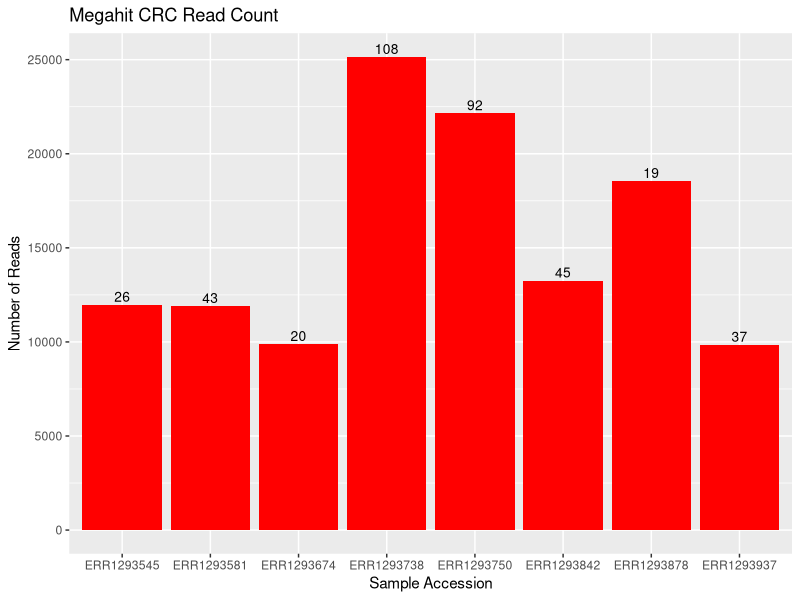
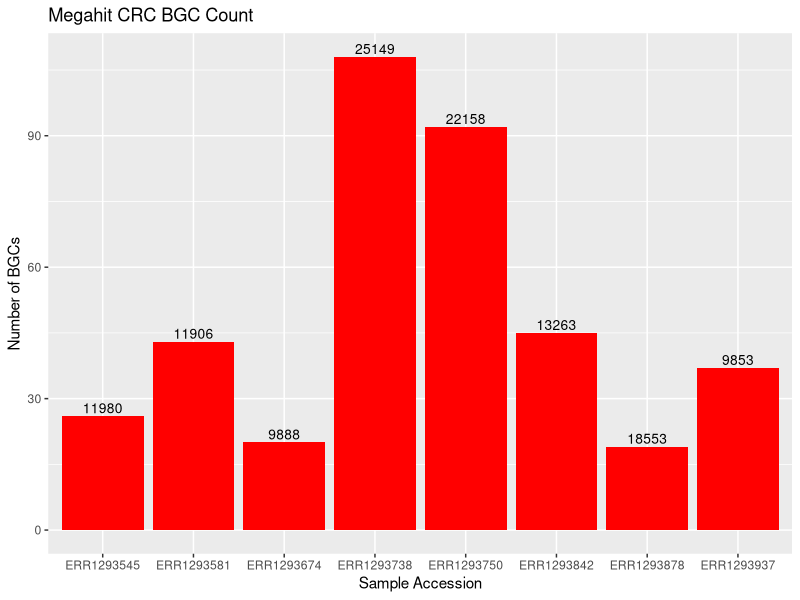
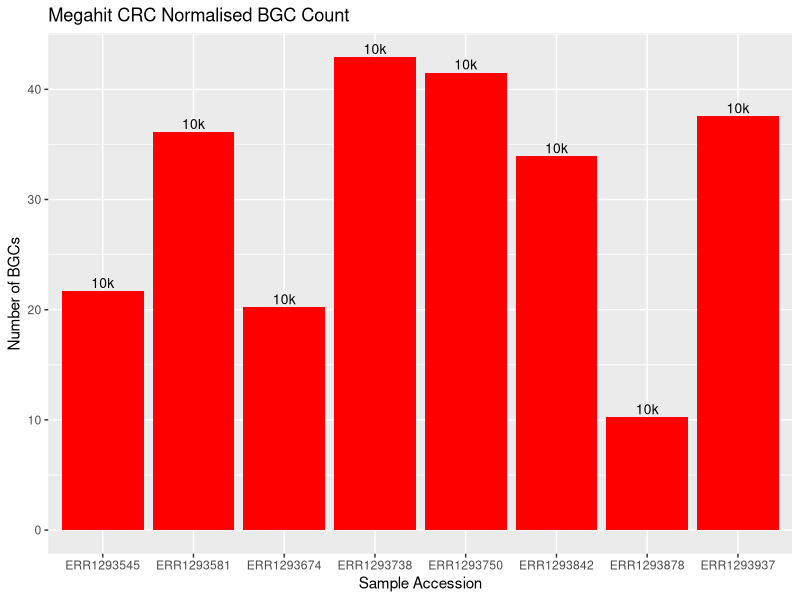
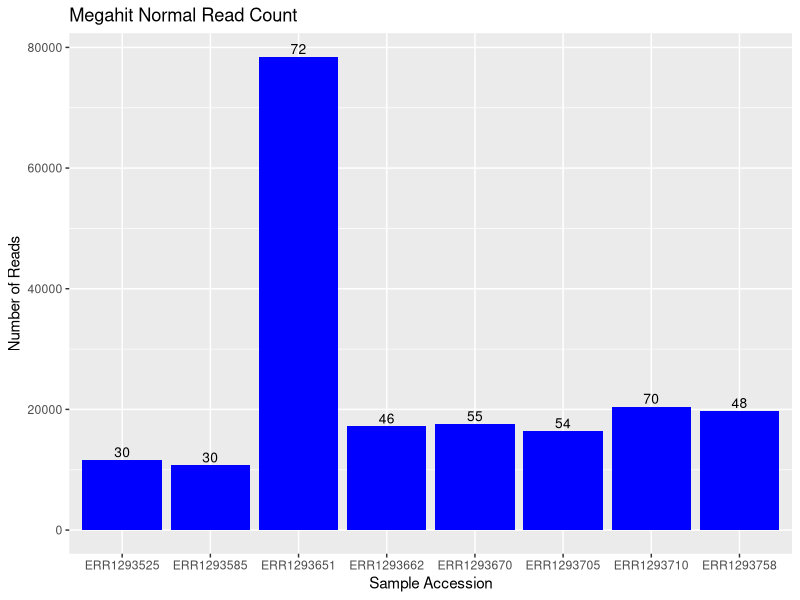
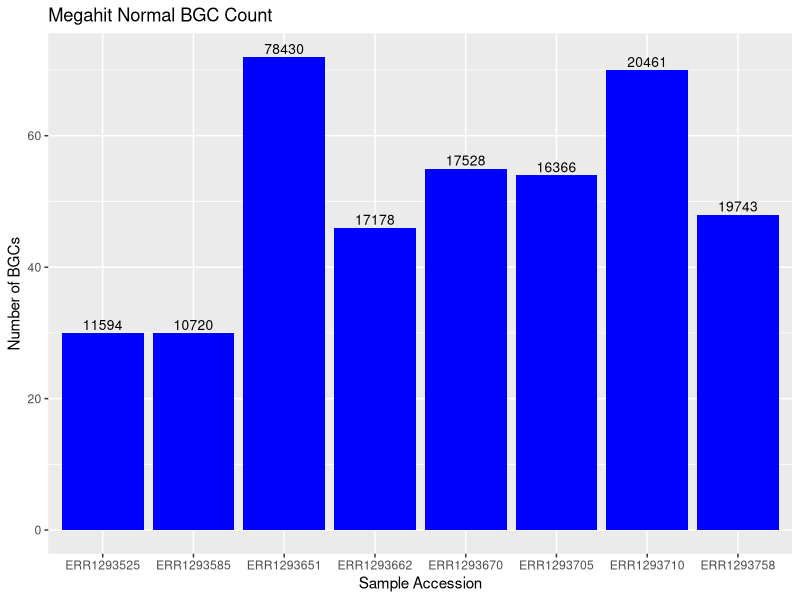
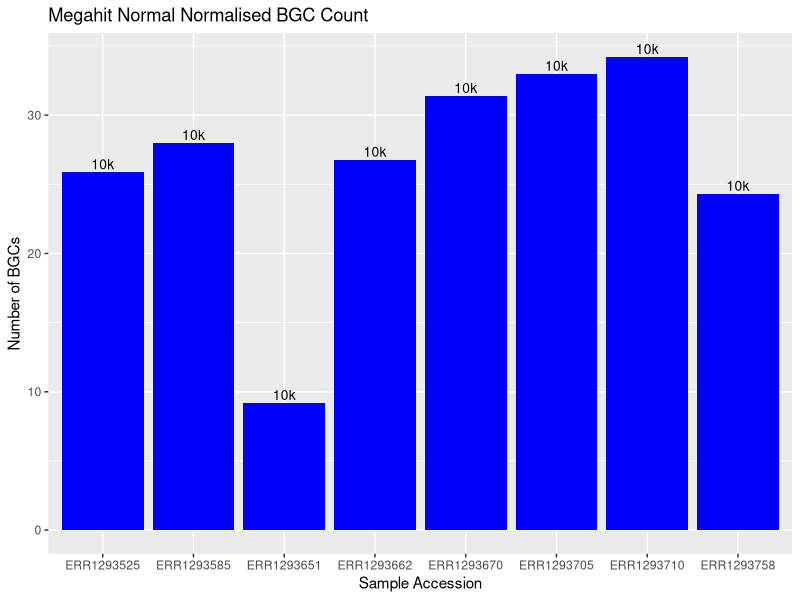
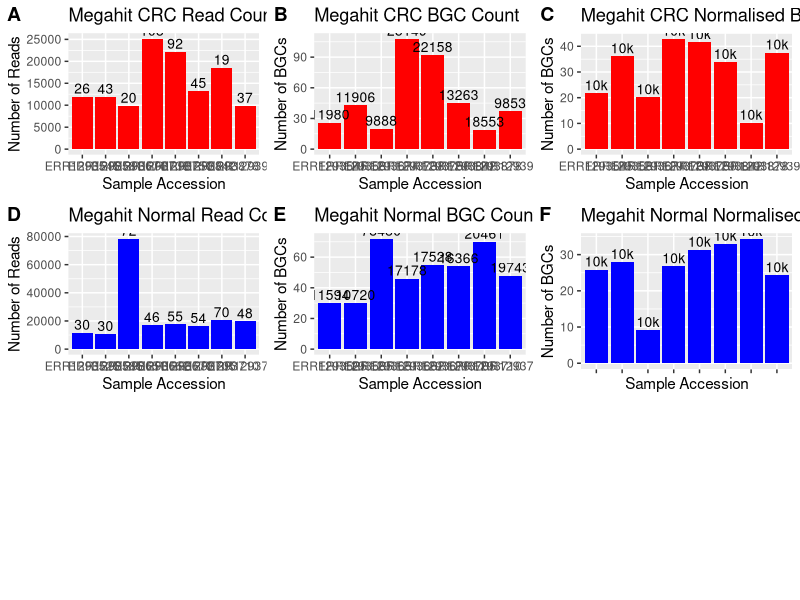
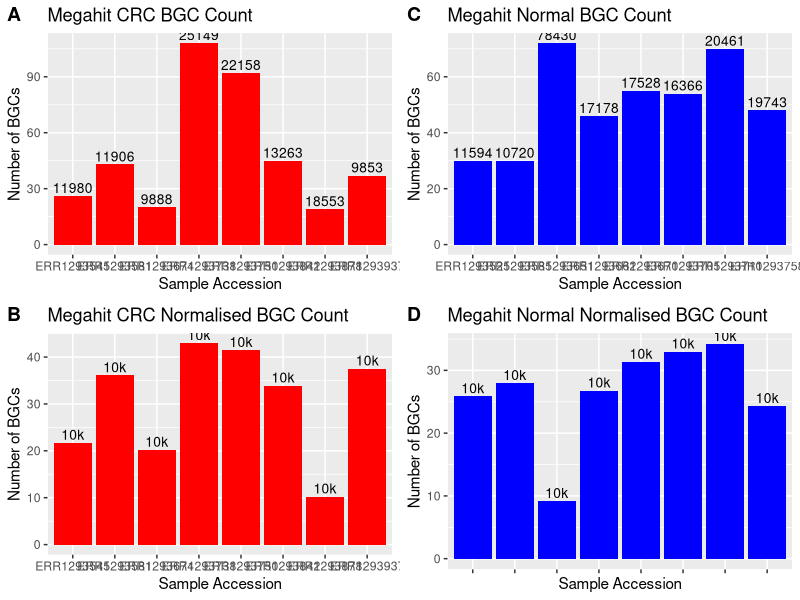

Recreate these plots in R, in order. (Note: this script raises an error after producing the figures.)
## ---- chunk 1
knitr::opts_chunk$set(echo = TRUE)
## ---- chunk 2
#1. Read in csv

library(readr)
#MAYBE CHAGE INPUT FOR MODIFIED ONE (ERXs VS ERR)
mega8_count_data <- read.csv("mega8_count_data.csv")
mega8_count_data
#View(mega8_count_data)

#1.2?change file format for graph?...


#Simple t-test chck differences
#1.3 Reads diff
x = mega8_count_data$CRC_Reads
y = mega8_count_data$NORM_Reads
t.test(x,y)

#1.4 BGCs diff non-normalised
x = mega8_count_data$CRC_BGCs
y = mega8_count_data$NORM_BGCs
t.test(x,y)

#1.5 BGCs diff normalised
x = mega8_count_data$CRC_normalised_BGCs
y = mega8_count_data$NORM_normalised_BGCs
t.test(x,y)
## ---- chunk 3
library(ggplot2)
attach(mega8_count_data)
#Barcharts Non-Normalised
#2.1. CRC
#Plot Barchart Reads of Samples (maybe include BGC Reads no. on them)
crc_reads_non_normal <-ggplot(mega8_count_data, aes(x=CRC_Sample, y=CRC_Reads)) +
  geom_bar(stat="identity",fill='red') +
  geom_text(aes(label=CRC_BGCs), vjust=-0.3, size=3.5)+
  ggtitle("Megahit CRC Read Count") +
  xlab("Sample Accession") +
  ylab("Number of Reads")
crc_reads_non_normal
#ggsave("crc_reads_non_normal.png", device = "png")
#Plot Barchart BGCs of Samples
crc_bgc_non_normal <-ggplot(mega8_count_data, aes(x=CRC_Sample, y=CRC_BGCs)) +
  geom_bar(stat="identity",fill='red') +
  geom_text(aes(label=CRC_Reads), vjust=-0.3, size=3.5)+
  ggtitle("Megahit CRC BGC Count") +
  xlab("Sample Accession") +
  ylab("Number of BGCs")
crc_bgc_non_normal
ggsave("crc_bgc_non_normal.png", device = "png")
#Plot Barchart BGCs of Samples !Normalised Values!
crc_bgc_normal <-ggplot(mega8_count_data, aes(x=CRC_Sample, y=CRC_normalised_BGCs)) +
  geom_bar(stat="identity",fill='red') +
  geom_text(aes(label='10k'), vjust=-0.3, size=3.5)+
  ggtitle("Megahit CRC Normalised BGC Count") +
  xlab("Sample Accession") +
  ylab("Number of BGCs")
crc_bgc_normal
ggsave("crc_bgc_normal.png", device = "png")

#2.2. Normal
#Plot Barchart Reads of Samples (maybe include BGC Reads no. on them)
normal_reads_non_normal <-ggplot(mega8_count_data, aes(x=NORM_Sample, y=NORM_Reads,fill='blue')) +
  geom_bar(stat="identity",fill='blue') +
  geom_text(aes(label=NORM_BGCs), vjust=-0.3, size=3.5)+
  ggtitle("Megahit Normal Read Count") +
  xlab("Sample Accession") +
  ylab("Number of Reads")
normal_reads_non_normal
#ggsave("normal_reads_non_normal.png", device = "png")
#Plot Barchart BGCs of Samples
normal_bgcs_non_normal <-ggplot(mega8_count_data, aes(x=NORM_Sample, y=NORM_BGCs,fill='blue')) +
  geom_bar(stat="identity",fill='blue')+
  geom_text(aes(label=NORM_Reads), vjust=-0.3, size=3.5)+
  ggtitle("Megahit Normal BGC Count") +
  xlab("Sample Accession") +
  ylab("Number of BGCs")
normal_bgcs_non_normal
ggsave("normal_bgcs_non_normal.png", device = "png")
#Plot Barchart BGCs of Samples !Normalised Values!
normal_bgcs_normal <-ggplot(mega8_count_data, aes(x=NORM_Sample, y=NORM_normalised_BGCs)) +
  geom_bar(stat="identity",fill='blue') +
  geom_text(aes(label='10k'), vjust=-0.3, size=3.5)+
  ggtitle("Megahit Normal Normalised BGC Count") +
  xlab("Sample Accession") +
  ylab("Number of BGCs")
normal_bgcs_normal
ggsave("normal_bgcs_normal.png", device = "png")

####################!
#+ Total side by side boxplot (averages?) -> FOR ALL 4 FINAL 4X PAIRED (normalised and non-normalised->2x plots then)
#Also for read data?

## ---- chunk 4
#install.packages("ggpubr")
library(ggpubr)

ggarrange(crc_reads_non_normal, crc_bgc_non_normal, crc_bgc_normal, normal_reads_non_normal, normal_bgcs_non_normal, normal_bgcs_normal + rremove("x.text"), 
          labels = c("A", "B", "C", "D", "E","F"),
          ncol = 3, nrow = 3)

ggarrange(crc_bgc_non_normal, normal_bgcs_non_normal, crc_bgc_normal, normal_bgcs_normal + rremove("x.text"), 
          labels = c("A", "C", "B", "D"),
          ncol = 2, nrow = 2)

plot_grid(crc_reads_non_normal, crc_bgc_non_normal, crc_bgc_normal, normal_reads_non_normal, normal_bgcs_non_normal, normal_bgcs_normal + rremove("x.text"), 
          labels = c("A", "B", "C", "D", "E","F"),
          ncol = 3, nrow = 3)

#http://www.sthda.com/english/articles/24-ggpubr-publication-ready-plots/81-ggplot2-easy-way-to-mix-multiple-graphs-on-the-same-page/
## ---- chunk 5
#TOTALS PLOT: 2V2V2V2(OF ALL)
#CRCVNORMAL
## ---- chunk 6
#Use or no?...
#Bad data vs? as bars mean nothing ot each other, unless ordered by sized of big to small
#4. Side by side w/ hand fixed graph
library(readr)
graph_mega8_count_data <- read_csv("graph_mega8_count_data.csv")
g <- graph_mega8_count_data 

#Non-Normalised
rb <- ggplot(g, aes(x = Sample, y=BGCs, fill=CRC_or_Normal)) +
  geom_col(data = g, aes(y = BGCs, fill = CRC_or_Normal), 
              position = position_dodge(preserve = "single"), width =0.8) +
  scale_y_continuous(breaks = seq(0,200, by = 20), expand=c(0,0)) +
  scale_fill_manual(values = c("#eb3f36", "#3062e3"), name = "Patient Status") +
  scale_x_discrete(expand=c(0,0)) +
   ggtitle("Megahit BGCs Normalised") +
  xlab("BGC Type") +
  ylab("BGC Count") +
  
theme(
        #axis.ticks.x = element_blank(),
        #axis.ticks.y = element_blank(),
        axis.title.x = element_text(size=10), #, margin = margin(t = -15, r = 0, b = 0, l = 0)),
        axis.text.x = element_text(angle=45, vjust = 1.05, hjust = -1, size = 1),
        axis.text.y = element_text(size=7),
        axis.title.y = element_text(size=10),
        legend.text = element_text(size=10),
        legend.key.size = unit(0.8,"line"),
        legend.title = element_text(size = 12),
        legend.position = c(0.65,0.9),
        panel.background = element_blank(),
        #panel.grid.major.y = element_line(size = 0.3, linetype = 'solid', colour = "white"),
        panel.ontop = TRUE,
       ) +

theme(axis.line.x = element_line(color="black", size = 0.25),
        axis.line.y = element_line(color="black", size = 0.25))

rb

ggsave("rb.png", device = "png")


## ---- chunk 7
#Normalised comparison in counts
